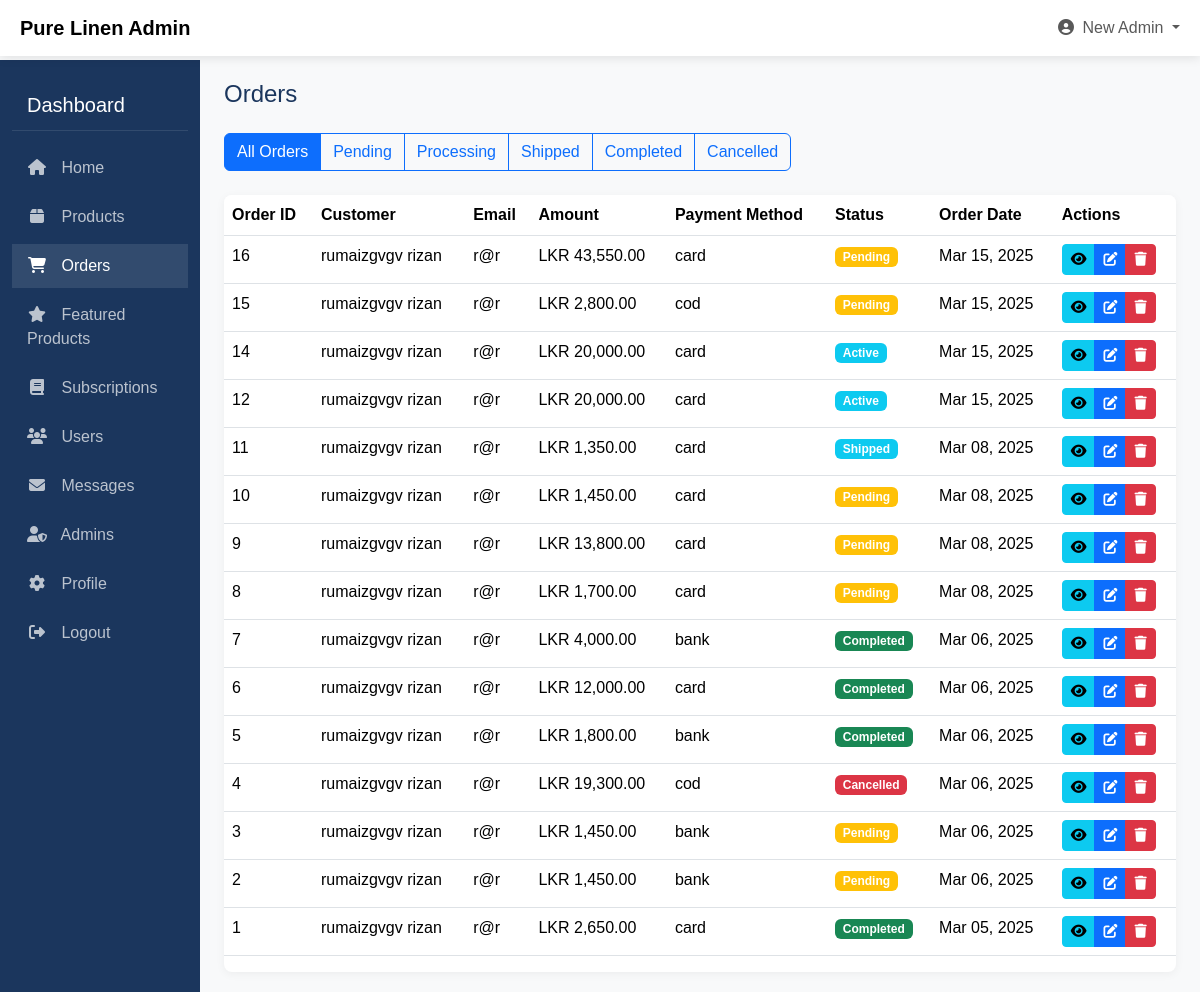
The page /Admin/admin_orders.php (signed in) on the database its author committed.
### tables this page shows
CREATE TABLE `orders` (
  `id` int(11) NOT NULL,
  `user_id` int(11) NOT NULL,
  `total_amount` decimal(10,2) NOT NULL,
  `payment_method` varchar(50) NOT NULL,
  `payment_status` varchar(20) NOT NULL DEFAULT 'pending',
  `order_type` varchar(50) DEFAULT 'regular',
  `subscription_id` int(11) DEFAULT NULL,
  `delivery_address` text DEFAULT NULL,
  `delivery_city` varchar(100) DEFAULT NULL,
  `delivery_postcode` varchar(20) DEFAULT NULL,
  `delivery_country` varchar(100) DEFAULT NULL,
  `delivery_option` varchar(50) DEFAULT 'standard',
  `delivery_cost` decimal(10,2) DEFAULT 250.00,
  `order_date` timestamp NOT NULL DEFAULT current_timestamp(),
  `created_at` timestamp NOT NULL DEFAULT current_timestamp()
);

CREATE TABLE `users` (
  `id` int(11) NOT NULL,
  `firstName` varchar(100) NOT NULL,
  `lastName` varchar(100) NOT NULL,
  `email` varchar(255) NOT NULL,
  `password` varchar(255) NOT NULL,
  `created_at` timestamp NOT NULL DEFAULT current_timestamp(),
  `phone` varchar(20) DEFAULT NULL,
  `address` text DEFAULT NULL,
  `postcode` varchar(20) DEFAULT NULL,
  `country` varchar(100) DEFAULT NULL,
  `city` varchar(100) DEFAULT NULL,
  `user_type` enum('user','admin') DEFAULT 'user',
  `email_verified` tinyint(1) NOT NULL DEFAULT 0,
  `verification_code` varchar(10) DEFAULT NULL,
  `code_expiry` bigint(20) DEFAULT NULL,
  `reset_token` varchar(100) DEFAULT NULL,
  `token_expiry` bigint(20) DEFAULT NULL
);

### Admin/admin_orders.php (the view, shortened to what this page needs)
<?php
$host = "localhost";
$user = "root";
$pass = "";
$db = "pure_linen";
$conn = new mysqli($host, $user, $pass, $db);
$admin_name = $_SESSION['firstName'] ?? 'Admin';
$status_filter = isset($_GET['status']) ? $_GET['status'] : '';
$orders = [];
try {
    $tables_exist = true;
    if ($tables_exist) {
        if (!empty($status_filter)) {
            $stmt = $conn->prepare("
                SELECT o.*, u.firstName, u.lastName, u.email
                FROM orders o
                JOIN users u ON o.user_id = u.id
                WHERE o.payment_status = ?
                ORDER BY o.order_date DESC
            ");
            $stmt->bind_param("s", $status_filter);
        } else {
            $stmt = $conn->prepare("
                SELECT o.*, u.firstName, u.lastName, u.email
                FROM orders o
                JOIN users u ON o.user_id = u.id
                ORDER BY o.order_date DESC
            ");
        }
        $stmt->execute();
        $result = $stmt->get_result();
        while ($row = $result->fetch_assoc()) {
            $orders[] = $row;
        }
    }
} catch (Exception $e) {
    $error_message = "Error retrieving orders: " . $e->getMessage();
}
?>
<!DOCTYPE html>
<html lang="en">
<head>
    <link href="https://cdn.jsdelivr.net/npm/bootstrap@5.3.3/dist/css/bootstrap.min.css" rel="stylesheet">
    <link rel="stylesheet" href="https://cdnjs.cloudflare.com/ajax/libs/font-awesome/6.5.1/css/all.min.css">
</head>
<body>
    <nav class="navbar navbar-expand-lg navbar-light fixed-top">
        <div class="container-fluid">
            <a class="navbar-brand d-flex align-items-center" href="#">
                <span class="ms-2 fw-bold">Pure Linen Admin</span>
            </a>
            <div class="collapse navbar-collapse" id="navbarSupportedContent">
                <ul class="navbar-nav ms-auto mb-2 mb-lg-0">
                    <li class="nav-item dropdown">
                        <a class="nav-link dropdown-toggle" href="#" id="navbarDropdown" role="button" data-bs-toggle="dropdown">
                            <i class="fas fa-user-circle me-1"></i> <?php echo htmlspecialchars($admin_name); ?>
                        </a>
                    </li>
                </ul>
            </div>
        </div>
    </nav>
    <div class="container-fluid">
        <div class="row">
            <div class="col-md-3 col-lg-2 d-md-block sidebar collapse">
                <div class="sidebar-title">Dashboard</div>
                <ul class="sidebar-menu">
                    <li>
                        <a href="admin_dashboard.php"><i class="fas fa-home"></i> Home</a>
                    </li>
                    <li>
                        <a href="product_management.php"><i class="fas fa-box"></i> Products</a>
                    </li>
                    <li>
                        <a href="admin_orders.php" class="active"><i class="fas fa-shopping-cart"></i> Orders</a>
                    </li>
                    <li>
                        <a href="featured_products.php"><i class="fas fa-star"></i> Featured Products</a>
                    </li>
                    <li>
                        <a href="admin_subscriptions.php"><i class="fas fa-book"></i> Subscriptions</a>
                    </li>
                    <li>
                        <a href="admin_users.php"><i class="fas fa-users"></i> Users</a>
                    </li>
                    <li>
                        <a href="admin_messages.php"><i class="fas fa-envelope"></i> Messages</a>
                    </li>
                    <li>
                        <a href="admin_admins.php"><i class="fas fa-user-shield"></i> Admins</a>
                    </li>
                    <li>
                        <a href="admin_profile.php"><i class="fas fa-cog"></i> Profile</a>
                    </li>
                    <li>
                        <a href="logout.php"><i class="fas fa-sign-out-alt"></i> Logout</a>
                    </li>
                </ul>
            </div>
            <div class="col-md-9 ms-sm-auto col-lg-10 px-md-4 main-content">
                <h1 class="admin-title mb-4">Orders</h1>
                <div class="mb-4">
                    <div class="btn-group">
                        <a href="admin_orders.php" class="btn <?php echo empty($status_filter) ? 'btn-primary' : 'btn-outline-primary'; ?>">All Orders</a>
                        <a href="admin_orders.php?status=pending" class="btn <?php echo $status_filter === 'pending' ? 'btn-primary' : 'btn-outline-primary'; ?>">Pending</a>
                        <a href="admin_orders.php?status=processing" class="btn <?php echo $status_filter === 'processing' ? 'btn-primary' : 'btn-outline-primary'; ?>">Processing</a>
                        <a href="admin_orders.php?status=shipped" class="btn <?php echo $status_filter === 'shipped' ? 'btn-primary' : 'btn-outline-primary'; ?>">Shipped</a>
                        <a href="admin_orders.php?status=completed" class="btn <?php echo $status_filter === 'completed' ? 'btn-primary' : 'btn-outline-primary'; ?>">Completed</a>
                        <a href="admin_orders.php?status=cancelled" class="btn <?php echo $status_filter === 'cancelled' ? 'btn-primary' : 'btn-outline-primary'; ?>">Cancelled</a>
                    </div>
                </div>
                <div class="admin-table table-responsive">
                    <?php if (!empty($orders)): ?>
                        <table class="table table-hover">
                            <thead>
                                <tr>
                                    <th>Order ID</th>
                                    <th>Customer</th>
                                    <th>Email</th>
                                    <th>Amount</th>
                                    <th>Payment Method</th>
                                    <th>Status</th>
                                    <th>Order Date</th>
                                    <th>Actions</th>
                                </tr>
                            </thead>
                            <tbody>
                                <?php foreach ($orders as $order): ?>
                                    <tr>
                                        <td><?php echo $order['id']; ?></td>
                                        <td><?php echo htmlspecialchars($order['firstName'] . ' ' . $order['lastName']); ?></td>
                                        <td><?php echo htmlspecialchars($order['email']); ?></td>
                                        <td>LKR <?php echo number_format($order['total_amount'], 2); ?></td>
                                        <td><?php echo htmlspecialchars($order['payment_method']); ?></td>
                                        <td>
                                            <span class="badge bg-<?php
                                                echo ($order['payment_status'] == 'completed') ? 'success' :
                                                    (($order['payment_status'] == 'pending') ? 'warning' :
                                                    (($order['payment_status'] == 'cancelled') ? 'danger' : 'info'));
                                            ?>">
                                                <?php echo ucfirst($order['payment_status']); ?>
                                            </span>
                                        </td>
                                        <td><?php echo date('M d, Y', strtotime($order['order_date'])); ?></td>
                                        <td>
                                            <div class="btn-group">
                                                <a href="admin_order_details.php?id=<?php echo $order['id']; ?>" class="btn btn-sm btn-info">
                                                    <i class="fas fa-eye"></i>
                                                </a>
                                                <button type="button" class="btn btn-sm btn-primary" data-bs-toggle="modal" data-bs-target="#statusModal<?php echo $order['id']; ?>">
                                                    <i class="fas fa-edit"></i>
                                                </button>
                                                <a href="admin_orders.php?delete=<?php echo $order['id']; ?>" class="btn btn-sm btn-danger"
                                                   onclick="return confirm('Are you sure you want to delete this order?')">
                                                    <i class="fas fa-trash"></i>
                                                </a>
                                            </div>
                                        </td>
                                    </tr>
                                <?php endforeach; ?>
                            </tbody>
                        </table>
                    <?php else: ?>
                        <div class="alert alert-info">No orders found.</div>
                    <?php endif; ?>
                </div>
            </div>
        </div>
    </div>
</body>
</html>

### Admin/admin_orders.php (style rules this page uses)
:root { --primary-color: #1B365D; --secondary-color: #708090; --dark-color: #0c1d36; --light-color: #f8f9fa; --success-color: #28a745; --warning-color: #ffc107; --danger-color: #dc3545; --info-color: #17a2b8; }
body { background-color: var(--light-color); font-family: 'Arial', sans-serif; padding-top: 60px; }
.sidebar { background-color: var(--primary-color); min-height: calc(100vh - 60px); padding-top: 20px; color: white; }
.sidebar-title { font-size: 20px; padding: 10px 15px; border-bottom: 1px solid rgba(255,255,255,0.1); margin-bottom: 15px; }
.sidebar-menu { list-style: none; padding: 0; margin: 0; }
.sidebar-menu li { margin-bottom: 5px; }
.sidebar-menu a { display: block; padding: 10px 15px; color: rgba(255,255,255,0.7); text-decoration: none; transition: all 0.3s; }
.sidebar-menu a:hover, .sidebar-menu a.active { background-color: rgba(255,255,255,0.1); color: white; }
.sidebar-menu a i { margin-right: 10px; width: 20px; text-align: center; }
.main-content { padding: 20px; }
.navbar { background-color: white; box-shadow: 0 2px 10px rgba(0,0,0,0.1); }
.admin-table { background-color: white; border-radius: 8px; box-shadow: 0 2px 10px rgba(0,0,0,0.05); overflow: hidden; }
.admin-title { font-size: 24px; margin-bottom: 20px; color: var(--primary-color); }

### rows shown on the page
orders: id "16", user.lastName "rumaizgvgv rizan", user.email "r@r", total_amount "43,550.00", payment_method "card", payment_status "Pending", order_date "Mar 15, 2025"
orders: id "15", user.lastName "rumaizgvgv rizan", user.email "r@r", total_amount "2,800.00", payment_method "cod", payment_status "Pending", order_date "Mar 15, 2025"
orders: id "14", user.lastName "rumaizgvgv rizan", user.email "r@r", total_amount "20,000.00", payment_method "card", payment_status "Active", order_date "Mar 15, 2025"
orders: id "12", user.lastName "rumaizgvgv rizan", user.email "r@r", total_amount "20,000.00", payment_method "card", payment_status "Active", order_date "Mar 15, 2025"
orders: id "11", user.lastName "rumaizgvgv rizan", user.email "r@r", total_amount "1,350.00", payment_method "card", payment_status "Shipped", order_date "Mar 08, 2025"
orders: id "10", user.lastName "rumaizgvgv rizan", user.email "r@r", total_amount "1,450.00", payment_method "card", payment_status "Pending", order_date "Mar 08, 2025"
orders: id "9", user.lastName "rumaizgvgv rizan", user.email "r@r", total_amount "13,800.00", payment_method "card", payment_status "Pending", order_date "Mar 08, 2025"
orders: id "8", user.lastName "rumaizgvgv rizan", user.email "r@r", total_amount "1,700.00", payment_method "card", payment_status "Pending", order_date "Mar 08, 2025"
orders: id "7", user.lastName "rumaizgvgv rizan", user.email "r@r", total_amount "4,000.00", payment_method "bank", payment_status "Completed", order_date "Mar 06, 2025"
orders: id "6", user.lastName "rumaizgvgv rizan", user.email "r@r", total_amount "12,000.00", payment_method "card", payment_status "Completed", order_date "Mar 06, 2025"
orders: id "5", user.lastName "rumaizgvgv rizan", user.email "r@r", total_amount "1,800.00", payment_method "bank", payment_status "Completed", order_date "Mar 06, 2025"
orders: id "4", user.lastName "rumaizgvgv rizan", user.email "r@r", total_amount "19,300.00", payment_method "cod", payment_status "Cancelled", order_date "Mar 06, 2025"
orders: id "3", user.lastName "rumaizgvgv rizan", user.email "r@r", total_amount "1,450.00", payment_method "bank", payment_status "Pending", order_date "Mar 06, 2025"
orders: id "2", user.lastName "rumaizgvgv rizan", user.email "r@r", total_amount "1,450.00", payment_method "bank", payment_status "Pending", order_date "Mar 06, 2025"
orders: id "1", user.lastName "rumaizgvgv rizan", user.email "r@r", total_amount "2,650.00", payment_method "card", payment_status "Completed", order_date "Mar 05, 2025"

### other values the page prints
$admin_name "New Admin"
